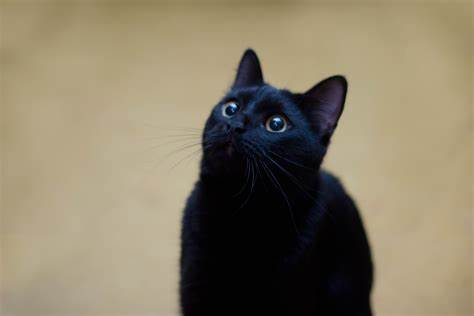
#> input picture cat.jpeg, 474 x 316 px
$ jupyter execute Untitled.ipynb
#> lines starting #> are read from the running program, lines starting #| are printed output that depends on the picture
[cell 1]
import cv2
import numpy as np
import matplotlib.pyplot as plt
import pandas as pd

[cell 2]
img = cv2.imread('cat.jpeg',cv2.IMREAD_COLOR)
#> img is the input picture: shape (316, 474, 3); mean B, G, R 102.7, 125.2, 135.6
img = np.array(img, dtype="uint8")
plt.imshow(img)
height, weight = img.shape[:2]
#> height = 316; weight = 474

[cell 3]
def create_watermark(n, m):
    watermark = np.random.randint(2, size = (n , m)).astype("uint8")
    return watermark

[cell 4]
watermark = create_watermark(height, weight)
print(watermark.shape)
#| (316, 474)

[cell 5]
plt.imshow(watermark)
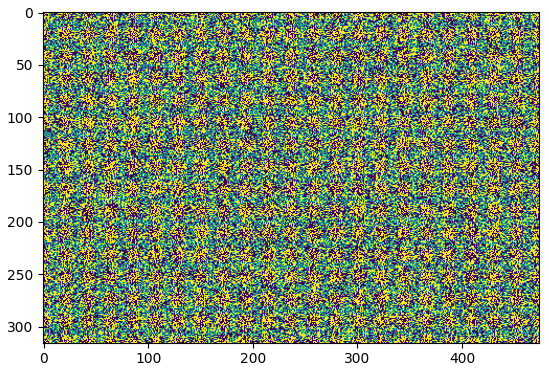
#> figure drawn by matplotlib, 1 panel

[cell 6]
b, g, r = cv2.split(img)
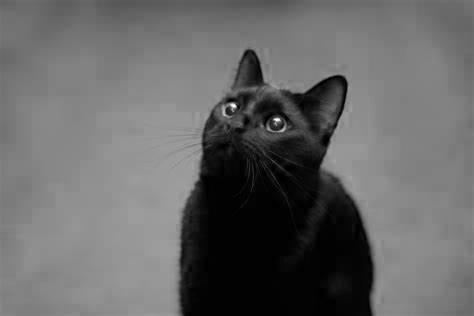
#> b: shape (316, 474); min 0, max 255, mean 102.7
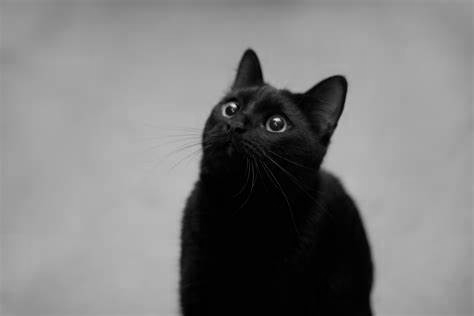
#> g: shape (316, 474); min 0, max 236, mean 125.2
watermarked_b = cv2.add(b, watermark)
watermarked_g = cv2.add(g, watermark)
watermarked_r = cv2.add(r, watermark)
watermarked = cv2.merge([watermarked_r, watermarked_g, watermarked_b])
plt.imshow(watermarked)
